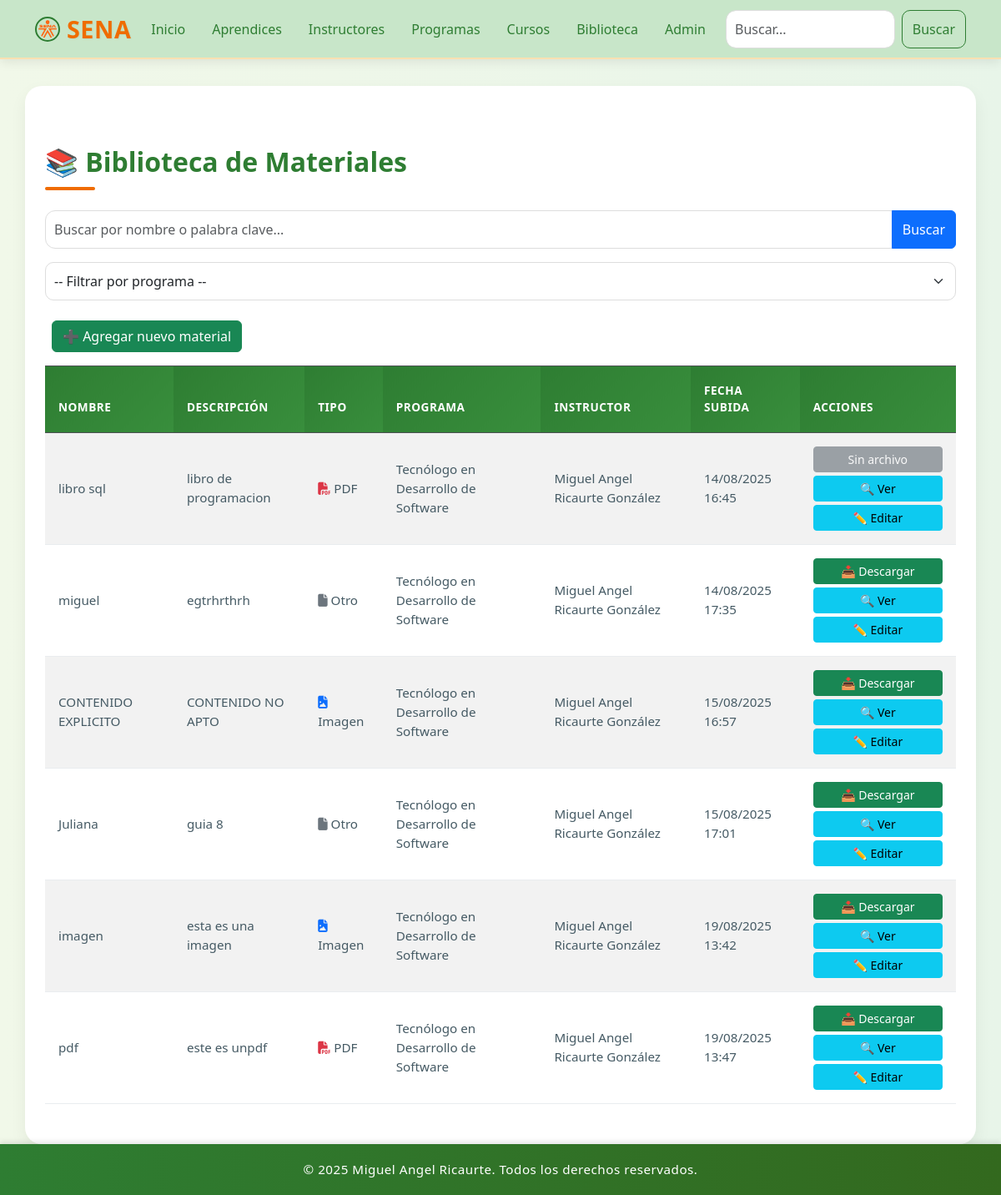
Screenshot of /biblioteca/materiales/ with the database file from the repository.
### biblioteca/models.py (models this page shows)
class Material(models.Model):
    nombre = models.CharField(max_length=200)
    descripcion = models.TextField()
    tipo = models.CharField(
        max_length=50,
        choices=[
            ("PDF", "PDF"),
            ("Word", "Word"),
            ("Excel", "Excel"),
            ("Imagen", "Imagen"),
            ("Otro", "Otro"),
        ],
    )
    palabras_clave = models.TextField(blank=True, null=True)
    fecha_subida = models.DateTimeField(auto_now_add=True)
    programa = models.ForeignKey(Programa, on_delete=models.CASCADE)
    instructor = models.ForeignKey(
        Instructor, on_delete=models.SET_NULL, null=True, blank=True
    )
    archivo = models.FileField(upload_to="materiales/", null=True, blank=True)
    help_text = {
        "archivo": "Sube un archivo en formato PDF, DOCX, o PPT",
    }

### programas/models.py (models this page shows, shortened)
class Programa(models.Model):
    NIVEL_FORMACION_CHOICES = (
        ("AUX", "Auxiliar"),
        ("GPE", "Operario"),
        ("TEC", "Tecnico"),
        ("TEL", "Tecnologo"),
        ("ESP", "Especialización Tecnológica"),
        ("COM", "Complementario"),
    )
    MODELO_CHOICES = (
        ("PRE", "Pregrado"),
        ("VTI", "Virtual"),
        ("MAX", "Maxtech"),
    )
    ESTADO_CHOICES = (
        ("ACT", "Activo"),
        ("INA", "Inactivo"),
        ("SUS", "Suspendido"),
        ("CAN", "Cancelado"),
    )
    codigo = models.CharField(
        max_length=3, unique=True, verbose_name="Código del Programa"
    )
    nombre = models.CharField(max_length=200, verbose_name="Nombre del Programa")
    nivel_formacion = models.CharField(
        max_length=3, choices=NIVEL_FORMACION_CHOICES, verbose_name="Nivel de Formación"
    )
    modalidad = models.CharField(
        max_length=3, choices=MODELO_CHOICES, verbose_name="Modalidad"
    )
    estado = models.CharField(
        max_length=3, choices=ESTADO_CHOICES, default="ACT", verbose_name="Estado"
    )
    duracion_meses = models.PositiveIntegerField(verbose_name="Duración en Meses")
    duracion_horas = models.PositiveIntegerField(verbose_name="Duración en Horas")
    descripcion = models.TextField(verbose_name="Descripción del Programa")
    competencias = models.TextField(verbose_name="Competencias a Desarrollar")
    perfil_egreso = models.TextField(verbose_name="Perfil de Egreso")
    requisitos_ingreso = models.TextField(verbose_name="Requisitos de Ingreso")
    centro_formacion = models.CharField(
        max_length=200, verbose_name="Centro de Formación"
    )
    regional = models.CharField(max_length=100, verbose_name="Regional")
    fecha_creacion = models.DateField(verbose_name="Fecha de Creación del Programa")
    fecha_registro = models.DateTimeField(
        auto_now_add=True, verbose_name="Fecha de Registro"
    )
    class Meta:
        verbose_name = "Programa de Formación"
        verbose_name_plural = "Programas de Formación"
        ordering = ["nombre"]

### instructores/models.py (models this page shows, shortened)
class Instructor(models.Model):
    TIPO_DOCUMENTO_CHOICES = [
        ("CC", "Cédula de Ciudadanía"),
        ("CE", "Cédula de Extranjería"),
        ("TI", "Tarjeta de Identidad"),
        ("PAS", "Pasaporte"),
    ]
    NIVEL_EDUCATIVO_CHOICES = [
        ("TEC", "Técnico"),
        ("TGL", "Tecnólogo"),
        ("PRE", "Pregrado"),
        ("ESP", "Especialización"),
        ("MAE", "Maestría"),
        ("DOC", "Doctorado"),
    ]
    documento_identidad = models.CharField(max_length=20, unique=True)
    tipo_documento = models.CharField(
        max_length=3, choices=TIPO_DOCUMENTO_CHOICES, default="CC"
    )
    nombre = models.CharField(max_length=100)
    apellido = models.CharField(max_length=100)
    telefono = models.CharField(max_length=10, null=True)
    correo = models.EmailField(null=True)
    fecha_nacimiento = models.DateField()
    ciudad = models.CharField(max_length=100, null=True)
    direccion = models.TextField(null=True)
    nivel_educativo = models.CharField(
        max_length=3, choices=NIVEL_EDUCATIVO_CHOICES, default="MAE"
    )
    especialidad = models.CharField(max_length=100)
    anos_experiencia = models.PositiveIntegerField()
    activo = models.BooleanField(default=True)
    fecha_vinculacion = models.DateField()
    fecha_registro = models.DateTimeField(auto_now_add=True)

### biblioteca/views.py (the view)
# urls.py: path("materiales/", views.lista_materiales, name="lista_materiales"),
def lista_materiales(request):
    query = request.GET.get("q")
    programa_id = request.GET.get("programa")
    materiales = Material.objects.all()
    programas = Programa.objects.all()
    if query:
        materiales = materiales.filter(nombre__icontains=query) | materiales.filter(
            palabras_clave__icontains=query
        )
    if programa_id:
        materiales = materiales.filter(programa_id=programa_id)
    return render(
        request,
        "biblioteca/lista_materiales.html",
        {"materiales": materiales, "programas": programas},
    )

### biblioteca/Templates/biblioteca/lista_materiales.html (shortened to what this page needs)
{% extends "base.html" %}
{% block content %}
<div class="container mt-4">
    <h2 class="mb-4">📚 Biblioteca de Materiales</h2>
    <form method="get" class="mb-3">
        <div class="input-group">
            <input type="text" name="q" class="form-control" placeholder="Buscar por nombre o palabra clave..." value="{{ request.GET.q }}">
            <button class="btn btn-primary" type="submit">Buscar</button>
        </div>
    </form>
    <form method="get" class="mb-4">
        <select name="programa" class="form-select" onchange="this.form.submit()">
            <option value="">-- Filtrar por programa --</option>
        </select>
    </form>
    <a href="{% url 'biblioteca:agregar_material' %}" class="btn btn-success ms-2 mb-3">
        ➕ Agregar nuevo material
    </a>
    <table class="table table-striped table-bordered">
        <thead class="table-dark">
            <tr>
                <th>Nombre</th>
                <th>Descripción</th>
                <th>Tipo</th>
                <th>Programa</th>
                <th>Instructor</th>
                <th>Fecha subida</th>
                <th>Acciones</th>
            </tr>
        </thead>
        <tbody>
            {% for mat in materiales %}
                <tr>
                    <td>{{ mat.nombre }}</td>
                    <td>{{ mat.descripcion|truncatewords:15 }}</td>
                    <td>{% if mat.tipo == "PDF" %}
        <i class="fas fa-file-pdf text-danger"></i> PDF
    {% elif mat.tipo == "Imagen" %}
        <i class="fas fa-file-image text-primary"></i> Imagen
    {% else %}
        <i class="fas fa-file text-secondary"></i> Otro
    {% endif %}
</td>
                    <td>{{ mat.programa.nombre }}</td>
                    <td>{{ mat.instructor.nombre }} {{ mat.instructor.apellido }}</td>
                    <td>{{ mat.fecha_subida|date:"d/m/Y H:i" }}</td>
                    <td class="text-center">
                        {% if mat.archivo %}
                            <a href="{{ mat.archivo.url }}" class="btn btn-success btn-sm w-100 mb-1" download>
                                📥 Descargar
                            </a>
                        {% else %}
                            <button class="btn btn-secondary btn-sm w-100 mb-1" disabled>
                                Sin archivo
                            </button>
                        {% endif %}
                        <a href="{% url 'biblioteca:detalle_material' mat.id %}" class="btn btn-info btn-sm w-100 mb-1">
                            🔍 Ver
                        </a>
                        <a href="{% url 'admin:biblioteca_material_change' mat.id %}" class="btn btn-info btn-sm w-100">
                            ✏️ Editar
                        </a>
                    </td>
                </tr>
            {% empty %}
                <tr>
                    <td colspan="7" class="text-center">No se encontraron materiales</td>
                </tr>
            {% endfor %}
        </tbody>
    </table>
</div>
{% endblock %}

### aprendices/Templates/base.html (style rules this page uses)
:root { --verde-pastel: #c8e6c9; --verde-oscuro: #2e7d32; --naranja-pastel: #ffe0b2; --naranja-oscuro: #ef6c00; --gris-suave: #eceff1; --gris-oscuro: #455a64; --blanco: #ffffff; }
body { background: linear-gradient(to right, #f1f8e9, #e8f5e9); color: var(--gris-oscuro); font-family: "Segoe UI", Tahoma, Geneva, Verdana, sans-serif; min-height: 100vh; display: flex; flex-direction: column; }
.form-control, .form-select { border-radius: 10px; padding: 10px; border: 1px solid #ddd; transition: all 0.3s ease; }
.form-control { border-radius: 12px; transition: all 0.3s ease-in-out; }
h1, h2 { color: var(--verde-oscuro); font-weight: 700; margin-bottom: 1.5rem; position: relative; }
h1::after, h2::after { content: ""; display: block; width: 60px; height: 4px; background: var(--naranja-oscuro); border-radius: 4px; margin-top: 10px; }
.table { margin-bottom: 0; font-size: 0.95rem; }
.table thead th { background: linear-gradient(135deg, var(--verde-oscuro), #388e3c); color: var(--blanco); font-weight: 600; text-transform: uppercase; letter-spacing: 0.5px; padding: 1.2rem 1rem; border: none; font-size: 0.85rem; position: sticky; top: 0; z-index: 10; }
.table tbody tr { transition: all 0.3s ease; border-bottom: 1px solid #e9ecef; }
.table tbody tr:nth-child(even) { background-color: #f8f9fa; }
.table td { padding: 1rem; vertical-align: middle; border: none; color: var(--gris-oscuro); font-weight: 500; }

### rows the page displays
Material: nombre "libro sql", descripcion "libro de programacion", tipo "PDF" (drawn), programa.nombre "Tecnólogo en Desarrollo de Software", instructor.nombre "Miguel Angel", instructor.apellido "Ricaurte González", fecha_subida "14/08/2025 16:45", archivo "Sin archivo"
Material: nombre "miguel", descripcion "egtrhrthrh", tipo "Otro", programa.nombre "Tecnólogo en Desarrollo de Software", instructor.nombre "Miguel Angel", instructor.apellido "Ricaurte González", fecha_subida "14/08/2025 17:35"
Material: nombre "CONTENIDO EXPLICITO", descripcion "CONTENIDO NO APTO", tipo "Imagen" (drawn), programa.nombre "Tecnólogo en Desarrollo de Software", instructor.nombre "Miguel Angel", instructor.apellido "Ricaurte González", fecha_subida "15/08/2025 16:57"
Material: nombre "Juliana", descripcion "guia 8", tipo "Otro", programa.nombre "Tecnólogo en Desarrollo de Software", instructor.nombre "Miguel Angel", instructor.apellido "Ricaurte González", fecha_subida "15/08/2025 17:01"
Material: nombre "imagen", descripcion "esta es una imagen", tipo "Imagen" (drawn), programa.nombre "Tecnólogo en Desarrollo de Software", instructor.nombre "Miguel Angel", instructor.apellido "Ricaurte González", fecha_subida "19/08/2025 13:42"
Material: nombre "pdf", descripcion "este es unpdf", tipo "PDF" (drawn), programa.nombre "Tecnólogo en Desarrollo de Software", instructor.nombre "Miguel Angel", instructor.apellido "Ricaurte González", fecha_subida "19/08/2025 13:47"
